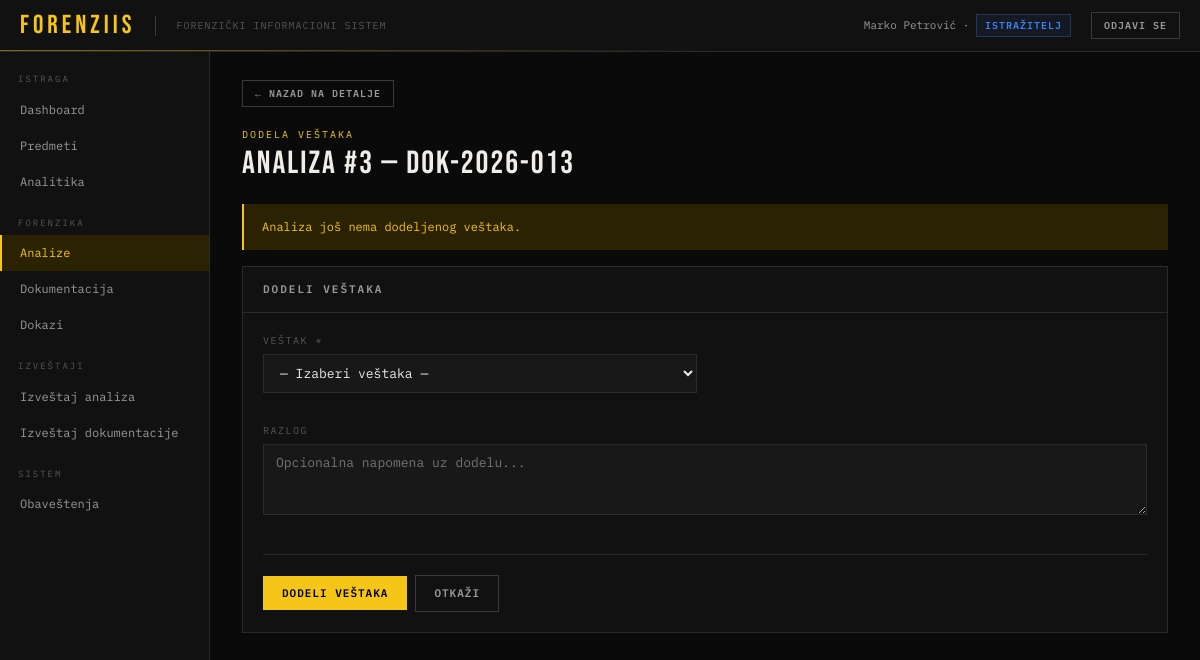
Screenshot of /?page=analiza-dodela&id=3 (signed in) with the database file from the repository.
### tables this page shows
CREATE TABLE korisnik (
    id              INT AUTO_INCREMENT PRIMARY KEY,
    ime             VARCHAR(255) NOT NULL,
    prezime         VARCHAR(255) NOT NULL,
    email           VARCHAR(255) NOT NULL UNIQUE,
    kor_ime         VARCHAR(255) NULL UNIQUE,
    lozinka_hash    VARCHAR(255) NOT NULL,
    uloga           ENUM('ADMINISTRATOR','ISTRAZITELJ','TEHNICAR','VESTAK') NOT NULL,
    aktivan         BOOLEAN NOT NULL DEFAULT TRUE,
    datum_kreiranja DATETIME NOT NULL DEFAULT NOW()
);

CREATE TABLE zahtev_za_analizu (
    id                    INT AUTO_INCREMENT PRIMARY KEY,
    opis                  TEXT NULL,
    tip_analize           ENUM('BALISTICKA','DNK','DIGITALNA','HEMIJSKA','TOKSIKOLOSKA','DOKUMENTOLOSKA','DRUGA') NOT NULL,
    datum_kreiranja       DATETIME NOT NULL DEFAULT NOW(),
    datum_pocetka         DATETIME NULL,
    rok                   DATETIME NULL,
    status                ENUM('KREIRAN','DODELJEN','U_TOKU','ZAVRSEN','PREKORACEN','ODBIJEN') NOT NULL DEFAULT 'KREIRAN',
    prag_upozorenja_dana  INT NOT NULL DEFAULT 3,
    istrazitelj_id        INT NOT NULL,
    dokaz_id              INT NOT NULL,
    predmet_id            INT NOT NULL,
    vestak_id             INT NULL,
    FOREIGN KEY (istrazitelj_id) REFERENCES istrazitelj(id_korisnik),
    FOREIGN KEY (dokaz_id) REFERENCES dokaz(id),
    FOREIGN KEY (predmet_id) REFERENCES predmet(id),
    FOREIGN KEY (vestak_id) REFERENCES vestak(id_korisnik)
);

CREATE TABLE dokaz (
    id                     INT AUTO_INCREMENT PRIMARY KEY,
    sifra_dokaza           VARCHAR(50) NOT NULL UNIQUE,
    naziv                  VARCHAR(255) NOT NULL,
    opis                   TEXT NULL,
    tip_dokaza             ENUM('BIOLOSKI_TRAG','ORUZJE','DOKUMENT','ODECA','UZORAK') NOT NULL,
    datum_prijema          DATETIME NOT NULL,
    datum_pronalaska       DATETIME NULL,
    lokacija_pronalaska    VARCHAR(255) NULL,
    lokacija_skladistenja  VARCHAR(255) NULL,
    status                 ENUM('PRIJEM','U_SKLADISTU','IZDATO_ZA_ANALIZU','VRACENO','KOMPROMITOVAN','ARHIVIRANO') NOT NULL DEFAULT 'PRIJEM',
    predmet_id             INT NOT NULL,
    tehnicar_id            INT NOT NULL,
    FOREIGN KEY (predmet_id) REFERENCES predmet(id),
    FOREIGN KEY (tehnicar_id) REFERENCES tehnicar_za_dokaze(id_korisnik)
);

### index.php (called while the page is built, shortened)
<?php
require_once __DIR__ . '/config.php';
require_once __DIR__ . '/helpers.php';
$page   = $_GET['page']   ?? 'dashboard';
require __DIR__ . '/layout/header.php';
require __DIR__ . "/pages/{$page}.php";
require __DIR__ . '/layout/footer.php';

### helpers.php (called while the page is built, shortened)
<?php
function e(?string $str): string
{
    return htmlspecialchars($str ?? '', ENT_QUOTES, 'UTF-8');
}
function ulogaLabel(string $uloga): string
{
    $mapa = [
        'ADMINISTRATOR' => 'Administrator',
        'ISTRAZITELJ'   => 'Istražitelj',
        'TEHNICAR'      => 'Tehničar',
        'VESTAK'        => 'Veštak',
    ];
    return $mapa[$uloga] ?? $uloga;
}
function ulogaBadge(string $uloga): string
{
    $mapa = [
        'ADMINISTRATOR' => 'badge-red',
        'ISTRAZITELJ'   => 'badge-blue',
        'TEHNICAR'      => 'badge-green',
        'VESTAK'        => 'badge-purple',
    ];
    return $mapa[$uloga] ?? 'badge-gray';
}

### pages/analiza-dodela.php (the view, shortened to what this page needs)
<?php
$zahtevId = (int)($_GET['id'] ?? 0);
$stmt = $conn->prepare("
    SELECT z.*, d.sifra_dokaza, d.naziv AS dokaz_naziv
    FROM zahtev_za_analizu z
    JOIN dokaz d ON d.id = z.dokaz_id
    WHERE z.id = ?
");
$stmt->bind_param('i', $zahtevId);
$stmt->execute();
$zahtev = $stmt->get_result()->fetch_assoc();
$prvaDodela = is_null($zahtev['vestak_id']);
$trenutniVestak = null;
?>
<div class="page-breadcrumb">
    <a href="?page=analiza-detalji&id=<?= $zahtevId ?>" class="btn btn-ghost btn-sm">&larr; Nazad na detalje</a>
</div>
<div class="page-eyebrow"><?= $prvaDodela ? 'Dodela veštaka' : 'Preraspodela veštaka' ?></div>
<div class="page-title">Analiza #<?= $zahtevId ?> — <?= e($zahtev['sifra_dokaza']) ?></div>
<?php if ($trenutniVestak): ?>
<div class="card" style="margin-bottom:16px; border-color:var(--yellow-dim);">
    <div class="card-header">
        <h3>Trenutno dodeljen veštak</h3>
        <span class="badge badge-yellow">Aktivan</span>
    </div>
    <div class="info-grid" style="margin-bottom:0; border:none;">
        <div class="info-item">
            <div class="info-label">Ime i prezime</div>
            <div class="info-value"><?= e($trenutniVestak['ime'] . ' ' . $trenutniVestak['prezime']) ?></div>
        </div>
        <div class="info-item">
            <div class="info-label">Specijalnost</div>
            <div class="info-value"><?= $trenutniVestak['specijalnost'] ? e($trenutniVestak['specijalnost']) : '<span style="color:var(--text-3)">—</span>' ?></div>
        </div>
        <div class="info-item">
            <div class="info-label">ID veštaka</div>
            <div class="info-value"><?= e($trenutniVestak['id_vestak']) ?></div>
        </div>
        <div class="info-item">
            <div class="info-label">Email</div>
            <div class="info-value"><?= e($trenutniVestak['email']) ?></div>
        </div>
        <div class="info-item">
            <div class="info-label">Sertifikat br.</div>
            <div class="info-value"><?= $trenutniVestak['sertifikat_br'] ? e($trenutniVestak['sertifikat_br']) : '<span style="color:var(--text-3)">—</span>' ?></div>
        </div>
    </div>
</div>
<?php else: ?>
<div class="alert alert-yellow" style="margin-bottom:16px;">Analiza još nema dodeljenog veštaka.</div>
<?php endif; ?>
<div class="card" style="margin-bottom:20px;">
    <div class="card-header"><h3><?= $prvaDodela ? 'Dodeli veštaka' : 'Preraspodeli veštaka' ?></h3></div>
    <div class="card-body">
        <form method="POST" action="?page=analiza-dodela&id=<?= $zahtevId ?>">
            <div class="form-grid">
                <div class="form-group">
                    <label>Veštak *</label>
                    <select name="vestak_id" required>
                        <option value="">— Izaberi veštaka —</option>
                    </select>
                </div>
                <div class="form-group full">
                    <label>Razlog<?= !$prvaDodela ? ' preraspodele *' : '' ?></label>
                    <textarea name="razlog" rows="3" <?= !$prvaDodela ? 'required' : '' ?>
                        placeholder="<?= $prvaDodela ? 'Opcionalna napomena uz dodelu...' : 'Obavezno — objasnite razlog preraspodele...' ?>"></textarea>
                </div>
            </div>
            <div class="action-bar">
                <button type="submit" class="btn btn-primary"><?= $prvaDodela ? 'Dodeli veštaka' : 'Potvrdi preraspodelu' ?></button>
                <a href="?page=analiza-detalji&id=<?= $zahtevId ?>" class="btn btn-ghost">Otkaži</a>
            </div>
        </form>
    </div>
</div>

### layout/header.php (shortened to what this page needs)
<?php
$neprocitanaQuery = $conn->prepare("SELECT COUNT(*) as cnt FROM obavestenje WHERE korisnik_id = ? AND procitano = 0");
$neprocitanaQuery->bind_param('i', $_SESSION['user_id']);
$neprocitanaQuery->execute();
$neprocitanaBroj = $neprocitanaQuery->get_result()->fetch_assoc()['cnt'];
$kq = $conn->prepare("SELECT id, ime, prezime, email, uloga FROM korisnik WHERE id = ?");
$kq->bind_param('i', $_SESSION['user_id']);
$kq->execute();
$korisnik = $kq->get_result()->fetch_assoc();
?>
<!DOCTYPE html>
<html lang="sr">
<head>
</head>
<body>
<div id="app">
<div class="topbar">
    <div class="topbar-logo">ForenzIIS</div>
    <div class="topbar-system">Forenzički informacioni sistem</div>
    <div class="topbar-user">
        <?= e($korisnik['ime'] . ' ' . $korisnik['prezime']) ?> · <span class="badge <?= ulogaBadge($korisnik['uloga']) ?>"><?= e(ulogaLabel($korisnik['uloga'])) ?></span>
    </div>
    <a href="?page=logout" class="btn btn-ghost btn-sm">Odjavi se</a>
</div>
<div class="body-wrap">
<div class="sidebar">
<?php
$uloga = $_SESSION['uloga'];
if ($uloga === 'ADMINISTRATOR'):
?>
    <div class="sidebar-section">Administracija</div>
    <a href="?page=dashboard" class="nav-item <?= $page === 'dashboard' ? 'active' : '' ?>">Dashboard</a>
    <a href="?page=korisnik-novi" class="nav-item <?= $page === 'korisnik-novi' ? 'active' : '' ?>">Novi korisnik</a>
    <a href="?page=izvestaj-analize" class="nav-item <?= $page === 'izvestaj-analize' ? 'active' : '' ?>">Izveštaj analiza</a>
    <a href="?page=izvestaj-dokumentacije" class="nav-item <?= $page === 'izvestaj-dokumentacije' ? 'active' : '' ?>">Izveštaj dokumentacije</a>
    <a href="?page=analitika" class="nav-item <?= $page === 'analitika' ? 'active' : '' ?>">Analitika</a>
    <div class="sidebar-section">Predmeti</div>
    <a href="?page=predmeti" class="nav-item <?= $page === 'predmeti' || strpos($page, 'predmet-') === 0 ? 'active' : '' ?>">Predmeti</a>
    <div class="sidebar-section">Forenzika</div>
    <a href="?page=dokazi" class="nav-item <?= $page === 'dokazi' || strpos($page, 'dokaz-') === 0 ? 'active' : '' ?>">Dokazi</a>
    <a href="?page=analize" class="nav-item <?= $page === 'analize' || strpos($page, 'analiza-') === 0 ? 'active' : '' ?>">Analize</a>
    <a href="?page=dokumentacija" class="nav-item <?= $page === 'dokumentacija' || strpos($page, 'dokument-') === 0 ? 'active' : '' ?>">Dokumentacija</a>
    <a href="?page=dokazi-zahtevi" class="nav-item <?= $page === 'dokazi-zahtevi' ? 'active' : '' ?>">Zahtevi za dokaze</a>
    <div class="sidebar-section">Sistem</div>
    <a href="?page=tagovi" class="nav-item <?= $page === 'tagovi' || $page === 'tag-novi' ? 'active' : '' ?>">Tagovi</a>
    <a href="?page=obavestenja" class="nav-item <?= $page === 'obavestenja' ? 'active' : '' ?>">Obaveštenja<?php if ($neprocitanaBroj > 0): ?> <span class="nav-badge"><?= $neprocitanaBroj ?></span><?php endif; ?></a>
<?php elseif ($uloga === 'ISTRAZITELJ'): ?>
    <div class="sidebar-section">Istraga</div>
    <a href="?page=dashboard" class="nav-item <?= $page === 'dashboard' ? 'active' : '' ?>">Dashboard</a>
    <a href="?page=predmeti" class="nav-item <?= $page === 'predmeti' || strpos($page, 'predmet-') === 0 ? 'active' : '' ?>">Predmeti</a>
    <a href="?page=analitika" class="nav-item <?= $page === 'analitika' ? 'active' : '' ?>">Analitika</a>
    <div class="sidebar-section">Forenzika</div>
    <a href="?page=analize" class="nav-item <?= $page === 'analize' || strpos($page, 'analiza-') === 0 ? 'active' : '' ?>">Analize</a>
    <a href="?page=dokumentacija" class="nav-item <?= $page === 'dokumentacija' || strpos($page, 'dokument-') === 0 ? 'active' : '' ?>">Dokumentacija</a>
    <a href="?page=dokazi" class="nav-item <?= $page === 'dokazi' || strpos($page, 'dokaz-') === 0 ? 'active' : '' ?>">Dokazi</a>
    <div class="sidebar-section">Izveštaji</div>
    <a href="?page=izvestaj-analize" class="nav-item <?= $page === 'izvestaj-analize' ? 'active' : '' ?>">Izveštaj analiza</a>
    <a href="?page=izvestaj-dokumentacije" class="nav-item <?= $page === 'izvestaj-dokumentacije' ? 'active' : '' ?>">Izveštaj dokumentacije</a>
    <div class="sidebar-section">Sistem</div>
    <a href="?page=obavestenja" class="nav-item <?= $page === 'obavestenja' ? 'active' : '' ?>">Obaveštenja<?php if ($neprocitanaBroj > 0): ?> <span class="nav-badge"><?= $neprocitanaBroj ?></span><?php endif; ?></a>
<?php endif; ?>
</div>
<div class="main">

### rows the page displays
korisnik: ime+prezime "Marko Petrović", uloga "ISTRAŽITELJ"
zahtev_za_analizu: dokaz.sifra_dokaza "DOK-2026-013"

### other values shown
$zahtevId "3"
